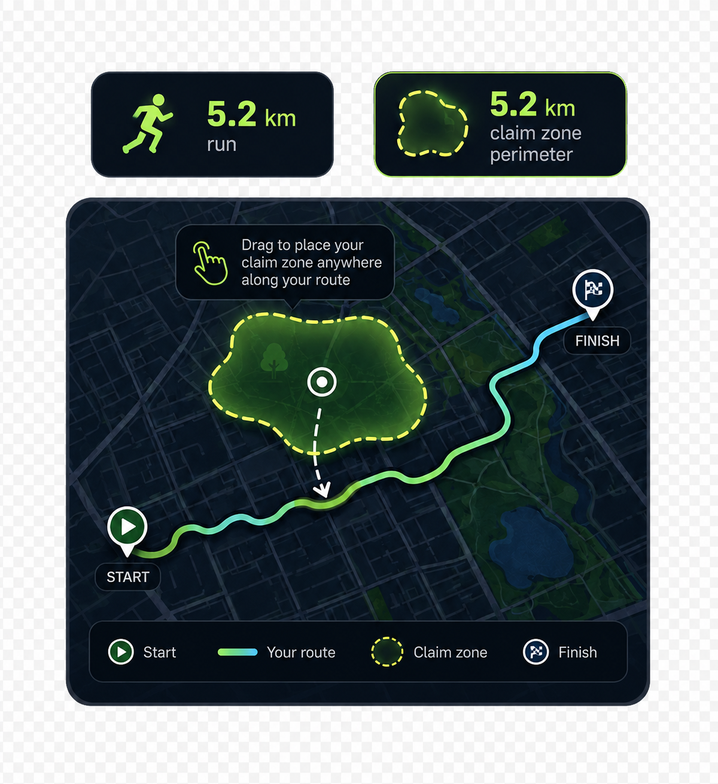
#> input picture assets/brand/claim-explainer.png, 718 x 784 px, shrunk from 1200 x 1311 before the run
$ python -i fix-hair-ears.py   (imports and definitions only)
#> lines starting #> are read from the running program, lines starting #| are printed output that depends on the picture; after the words box and inside, x2 and y2 are one past the last pixel; in counts of white or black regions, pixels touching at a corner belong together
"""Strip the leftover ears (and any face remnant) from the wave-3 wigs.

install-items-3.py turns a drawn head into a wig by flood-filling the FACE
away, but the ears sit outside that fill — they are their own little skin
blobs either side — so they survived, and every one of those styles wore a
pair of disembodied ears with the rig's real ears behind them.

WHY THIS IS A STANDALONE REPAIR, NOT A CHANGE TO THE INSTALLER
Re-running install-items-3.py would rebuild the tops too, and that would
re-punch the neck openings scripts/fill-neck-holes.py just filled in. This
edits the installed hair art in place instead.

THE TEST
An ear is a LIGHT, LOW-CHROMA region that is (a) small, (b) not running off
the edge of the art, and (c) TOUCHING THE FACE OPENING.

(c) is the one that matters. Without it this also ate the highlights inside
blonde and silver hair — they are light and small too — punching holes through
the middle of those styles. A highlight is landlocked in hair and touches no
transparency; an ear sits on the rim of the hole where the face was.

The mask is grown a little before erasing so the ear's own ink outline goes
with it.

Run from frontend/:  python scripts/fix-hair-ears.py [--dry]
"""
import os
import sys

import numpy as np
from PIL import Image
from scipy import ndimage

FE = os.path.dirname(os.path.dirname(os.path.abspath(__file__)))
HAIR = os.path.join(FE, "assets", "character", "hair")

MAX_FRAC = 0.06      # an ear is small relative to the whole wig
GROW = 3             # eat the ear's outline too


def strip(path, dry=False):
#> called with path = '../../assets/brand/claim-explainer.png', dry = False
    im = Image.open(path).convert("RGBA")
    a = np.asarray(im).copy()
    h, w = a.shape[:2]
#> h = 784; w = 718
    rgb = a[..., :3].astype(int)
    opaque = a[..., 3] > 100
#> opaque: shape (784, 718) bool; every value is 1

    mx, mn = rgb.max(2), rgb.min(2)
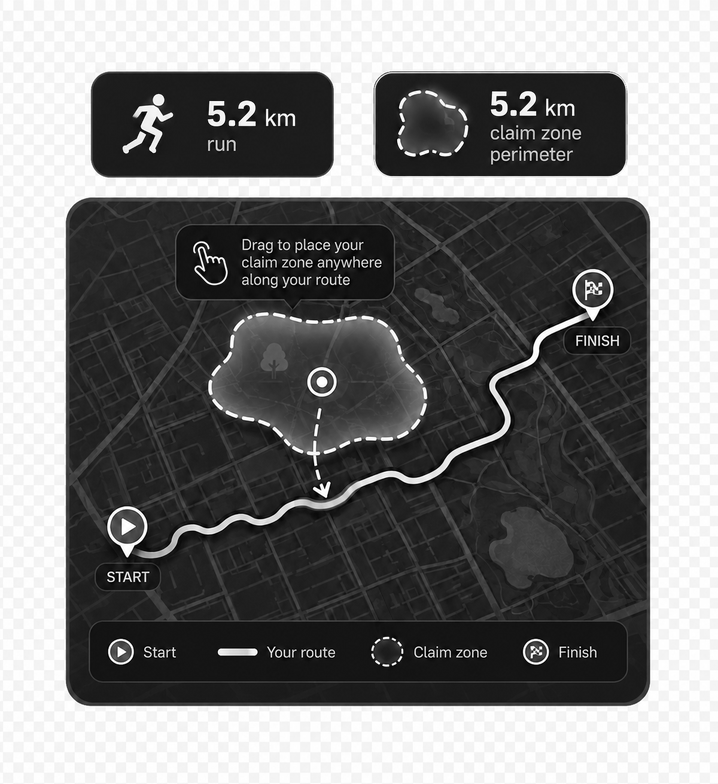
#> mx: shape (784, 718) int64; min 0, max 255, mean 123.2
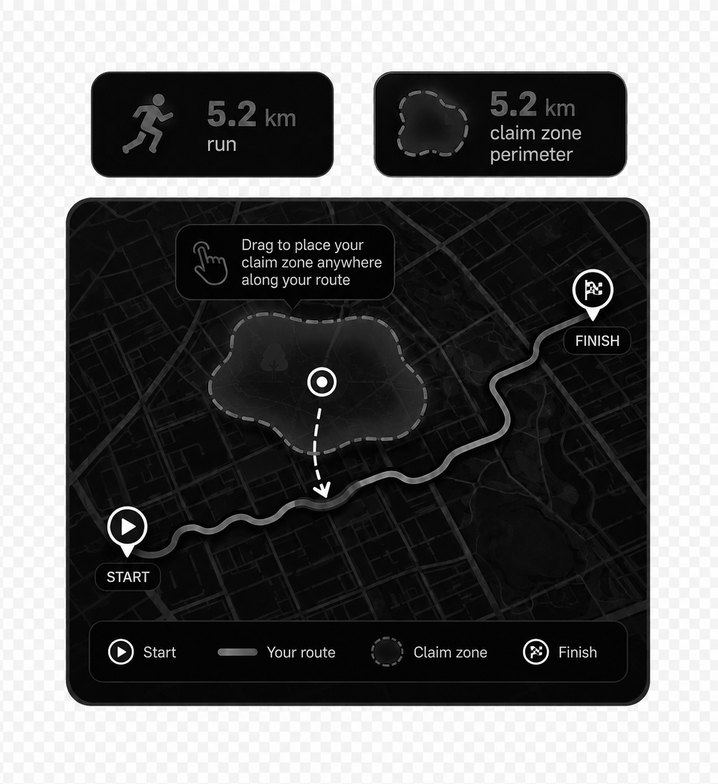
#> mn: shape (784, 718) int64; min 0, max 255, mean 106.3
    light = (mx > 170) & ((mx - mn) < 60) & opaque
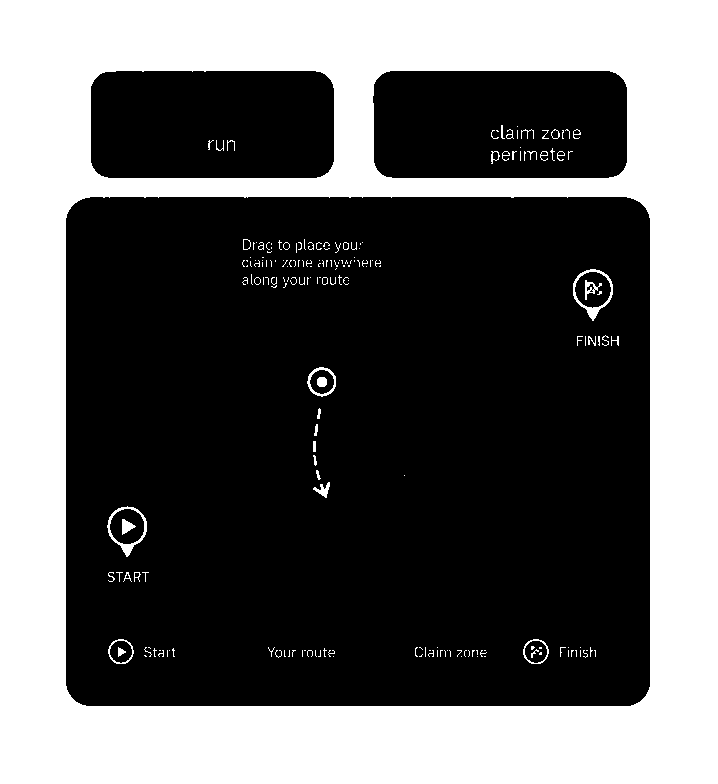
#> light: shape (784, 718) bool; 38.7% white; 203 white regions (158 under 20 px), largest, box (x1, y1, x2, y2) and area: (0, 0, 718, 784) 213873, (573, 269, 613, 321) 412, (107, 506, 147, 557) 400
    light = ndimage.binary_opening(light, np.ones((3, 3)))
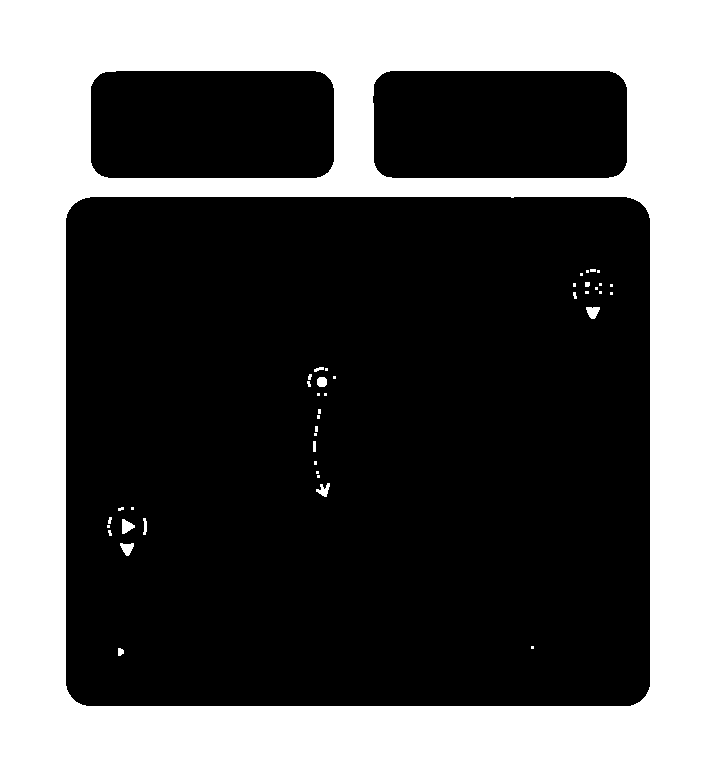
#> light: shape (784, 718) bool; 38.2% white; 42 white regions (29 under 20 px), largest, box (x1, y1, x2, y2) and area: (0, 0, 718, 784) 213853, (122, 519, 135, 534) 123, (586, 307, 600, 319) 120

    clear = a[..., 3] < 40                 # the cut-away face, and outside
#> clear: shape (784, 718) bool; every value is 0
    lab, n = ndimage.label(light)
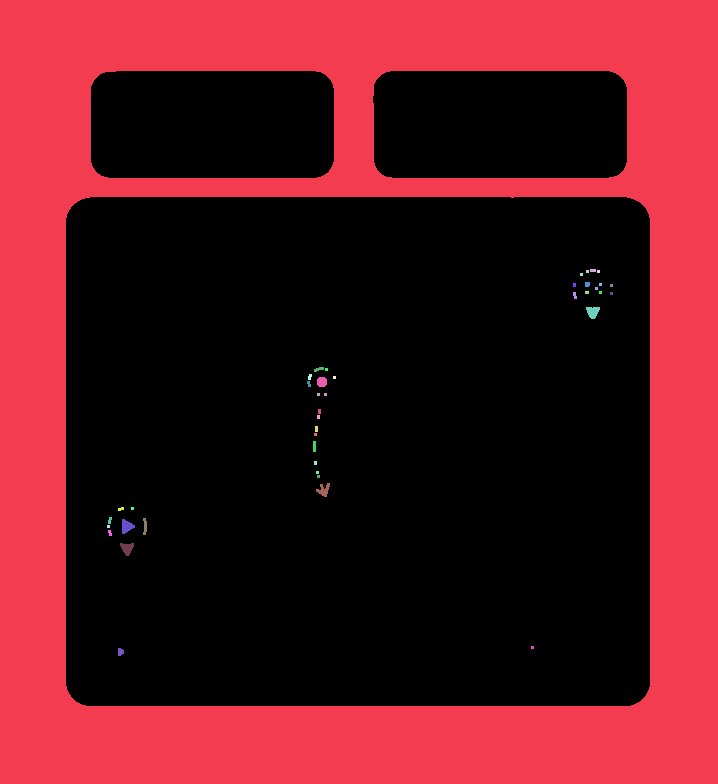
#> lab: shape (784, 718) int32; 43 distinct labels, from 0 to 42; one colour per label, 0 black
#> n = 42
    if n == 0:
        return 0
    kill = np.zeros(light.shape, bool)
    for i in range(1, n + 1):
        comp = lab == i
        if comp.sum() > MAX_FRAC * h * w:
            continue                       # a big pale mass is the hair itself
        ys, xs = np.where(comp)
        if ys.min() == 0 or ys.max() == h - 1 or xs.min() == 0 or xs.max() == w - 1:
            continue                       # runs off the edge: part of the hair
        near = ndimage.binary_dilation(comp, np.ones((3, 3)), iterations=4)
        if not (near & clear).any():
            continue                       # landlocked: a highlight, not an ear
        kill |= comp
#> this loop made 42 passes
#> (ys, xs) on passes 3, 4, 5, 7, 8: ([270, 270, 270, 271, 271, 271, 272, 272, 272], [586, 587, 588, 586, 587, 588, 586, 587, 588]), ([270, 270, 270, 271, 271, 271, 272, 272, 272], [597, 598, 599, 597, 598, 599, 597, 598, 599]), ([273, 273, 273, 274, 274, 274, 275, 275, 275], [580, 581, 582, 580, 581, 582, 580, 581, 582]), ([283, 283, 283, 284, 284, 284, 285, 285, 285, 286, 286, 286], [573, 574, 575, 573, 574, 575, 573, 574, 575, 573, 574, 575]), ([283, 283, 283, 284, 284, 284, 285, 285, 285], [599, 600, 601, 599, 600, 601, 599, 600, 601])
#> pass 1, in strip, `comp = lab == i`:
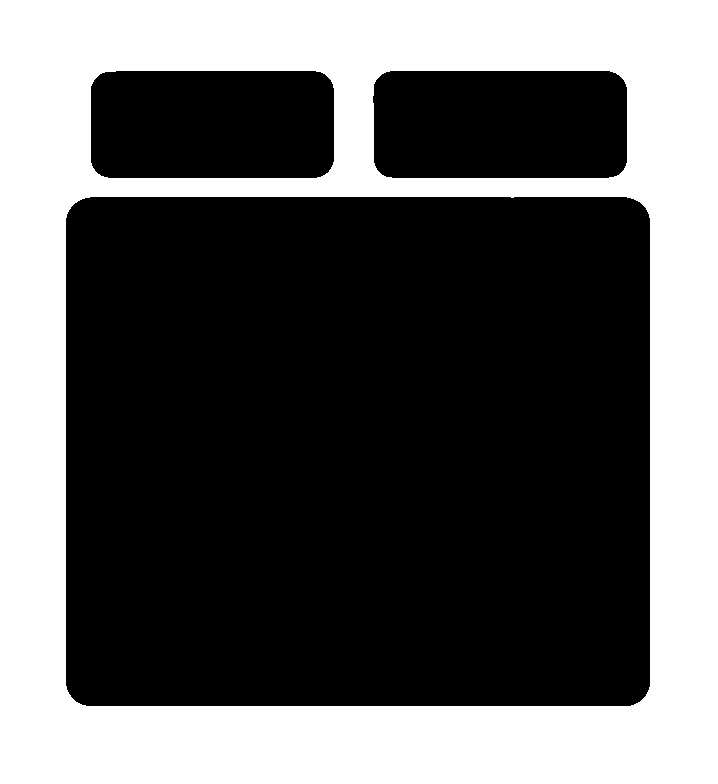
#> comp: shape (784, 718) bool; 38% white; 1 white region, box (x1, y1, x2, y2) and area: (0, 0, 718, 784) 213853
#> pass 2, in strip, `comp = lab == i`:
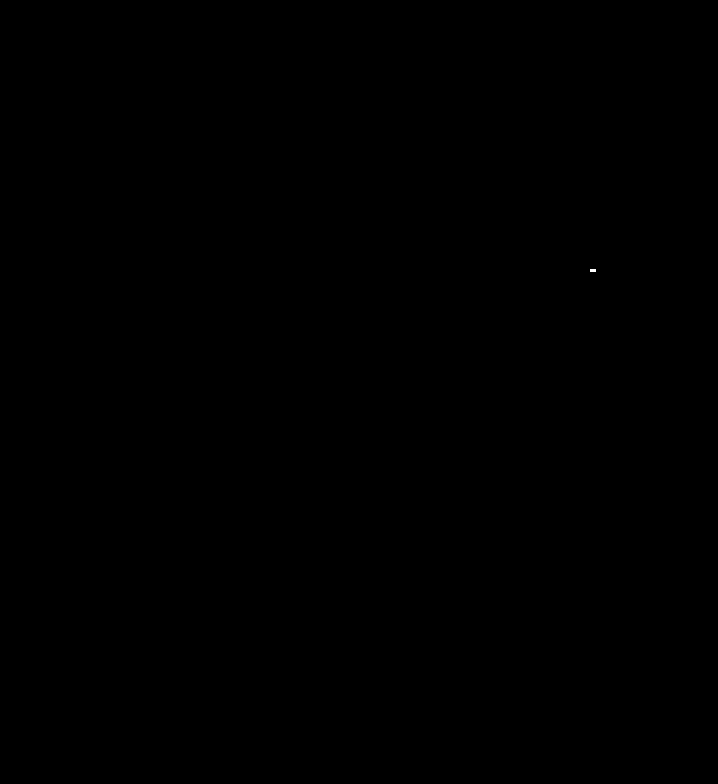
#> comp: shape (784, 718) bool; 0% white; 1 white region (1 under 20 px)
#> after the loop: comp: shape (784, 718) bool; 0.01% white; 1 white region, box (x1, y1, x2, y2) and area: (118, 648, 124, 656) 39
    if not kill.any():
        return 0

    grown = ndimage.binary_dilation(kill, np.ones((3, 3)), iterations=GROW)
    if not dry:
        soft = np.clip(ndimage.gaussian_filter(grown.astype(float), 0.6), 0, 1)
        a[..., 3] = (a[..., 3] * (1 - soft)).astype(np.uint8)
        Image.fromarray(a, "RGBA").save(path, optimize=True)
    return int(grown.sum())


def main():
    dry = "--dry" in sys.argv
    files = sorted(f for f in os.listdir(HAIR) if f.startswith("hairX"))
    hit = 0
    for f in files:
        px = strip(os.path.join(HAIR, f), dry)
        if px:
            hit += 1
            print(f"  {f:14s} stripped {px}px")
    print(f"\n{hit} of {len(files)} wigs had leftover ears"
          + (" (dry run)" if dry else ""))


# [2 lines not run here, left out]

>>> result = strip('../../assets/brand/claim-explainer.png')

$ run again, on assets/clothes/ChatGPT Image Jul 10, 2026, 04_01_38 PM (8).png
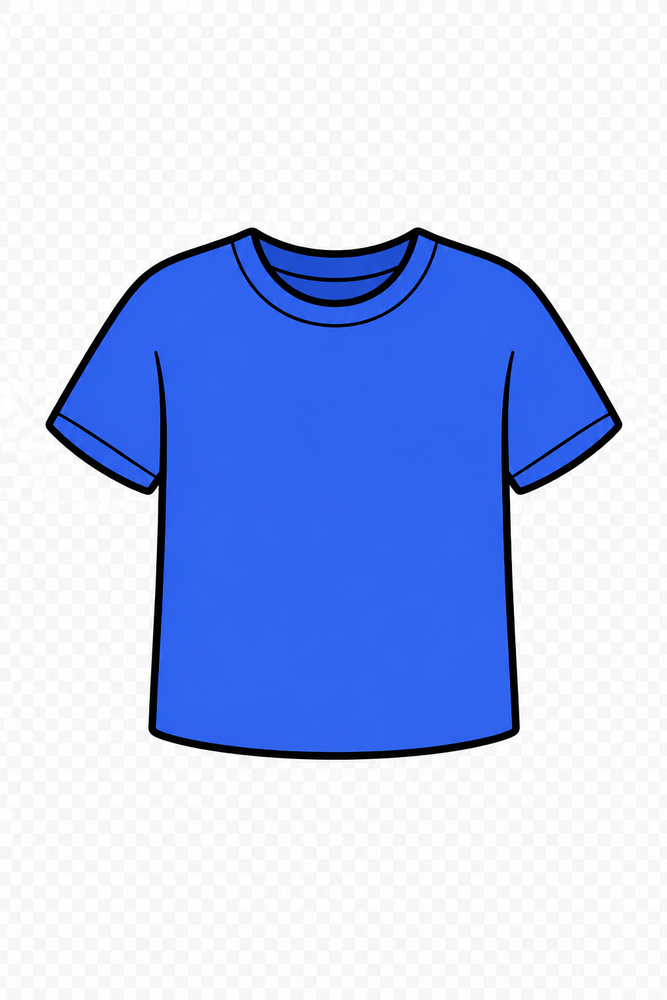
#> input picture assets/clothes/ChatGPT Image Jul 10, 2026, 04_01_38 PM (8).png, 667 x 1000 px, shrunk from 1024 x 1536 before the run
#> opaque: shape (1000, 667) bool; every value is 1
#> in strip, `mx, mn = rgb.max(2), rgb.min(2)`:
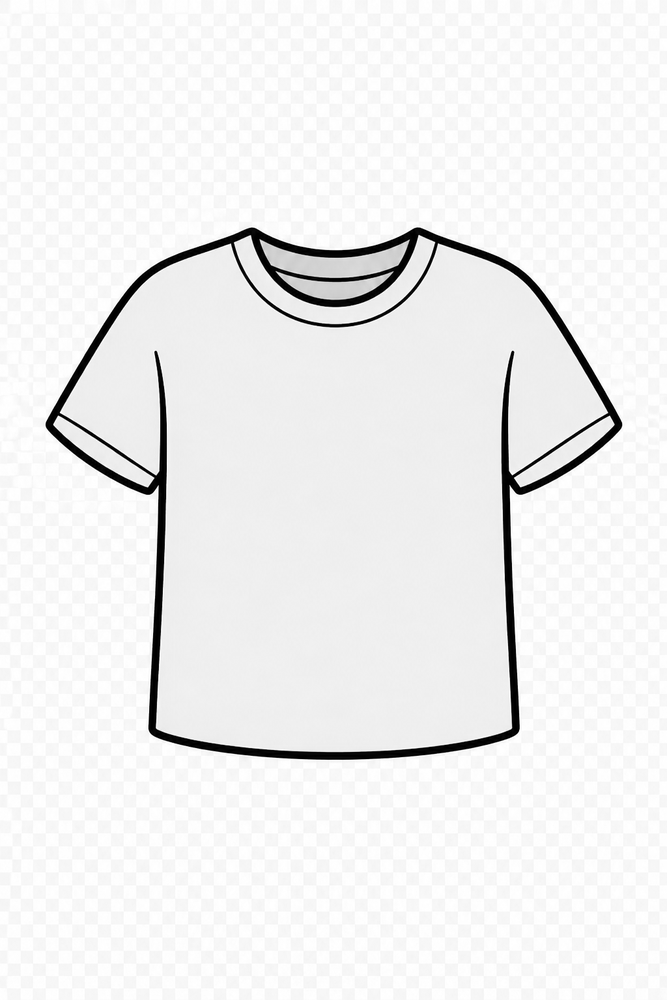
#> mx: shape (1000, 667) int64; min 0, max 255, mean 239.3
#> in strip, `light = (mx > 170) & ((mx - mn) < 60) & opaque`:
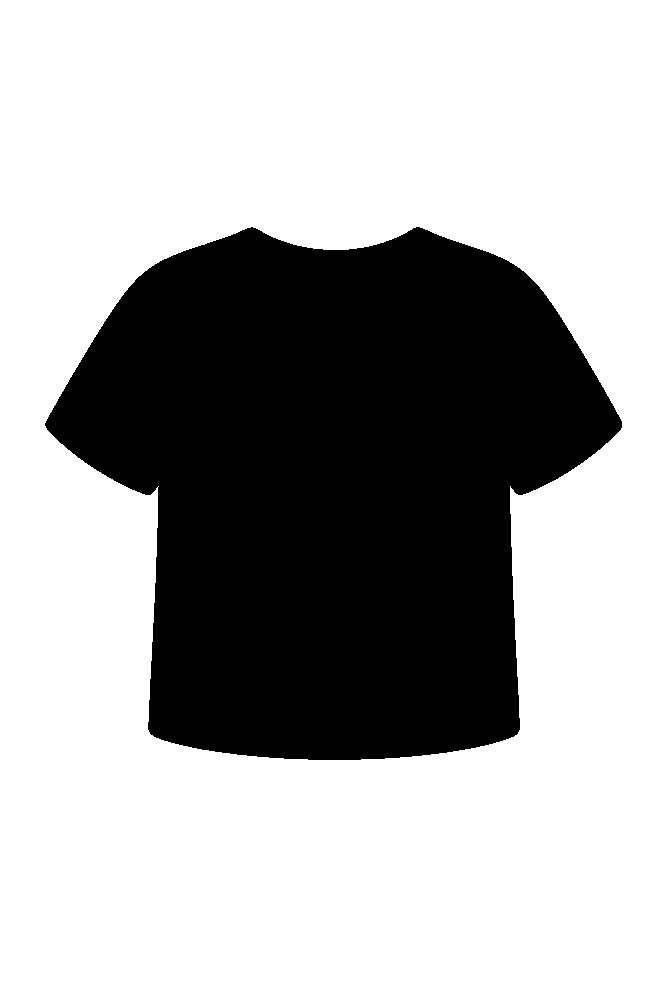
#> light: shape (1000, 667) bool; 68.1% white; 1 black region, box (x1, y1, x2, y2) and area: (45, 227, 622, 760) 212864
#> clear: shape (1000, 667) bool; every value is 0
#> lab: shape (1000, 667) int32; values 0 (black) and 1 (white), 68.1% white; 1 black region, box (x1, y1, x2, y2) and area: (45, 227, 622, 760) 212874
#> n = 1
